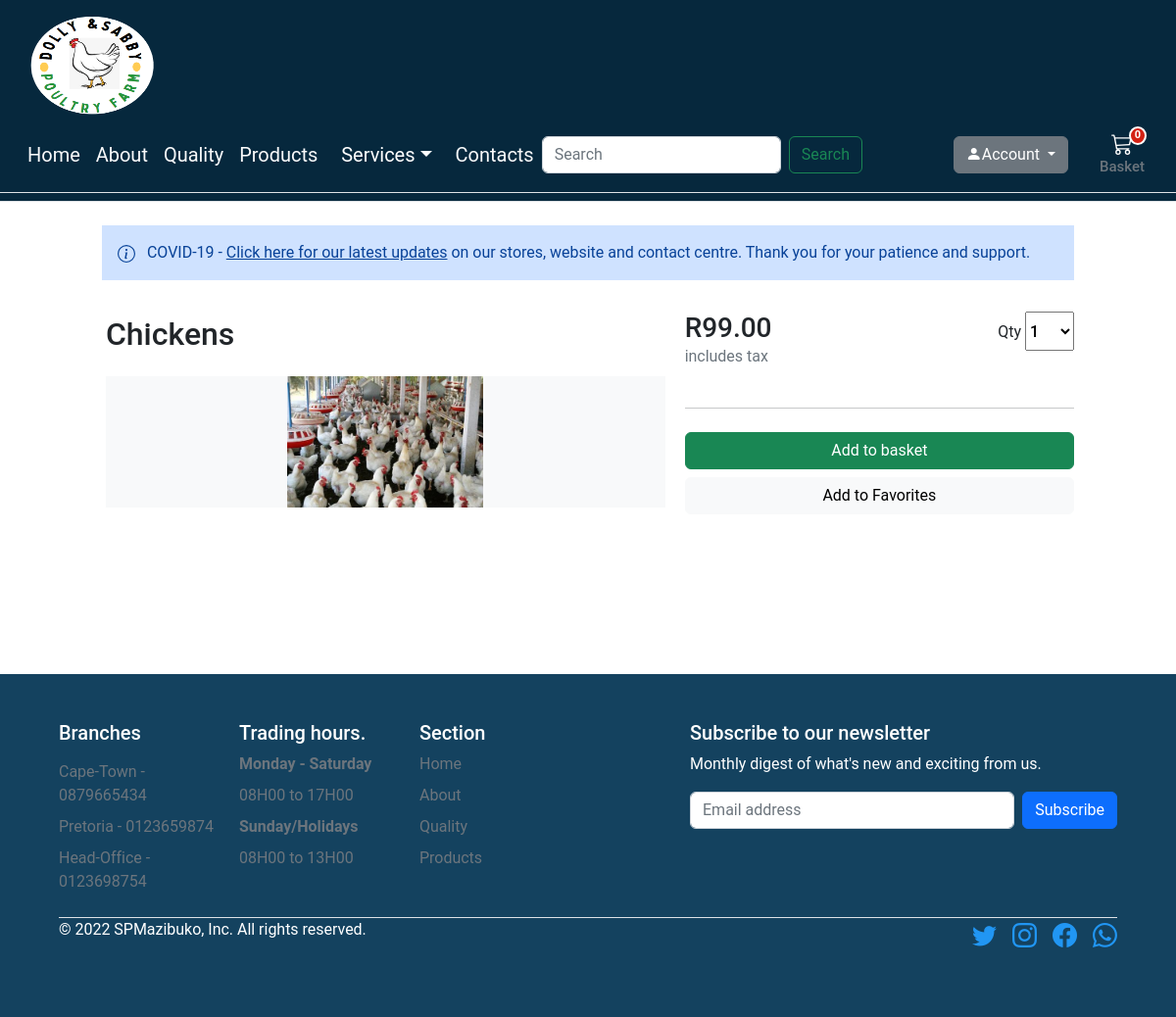
The app's page /item/Chickens/ with its own data.
### store/models.py (models this page shows, shortened)
class Product(models.Model):
    category = models.ForeignKey(Category, related_name='product', on_delete=models.CASCADE)
    created_by = models.ForeignKey(settings.AUTH_USER_MODEL, on_delete=models.CASCADE, related_name='product_creator')
    title = models.CharField(max_length=255)
    author = models.CharField(max_length=255, default='admin')
    description = models.TextField(blank=True)
    image = models.ImageField(upload_to='images/', default='images/default.png')
    slug = models.SlugField(max_length=255)
    price = models.DecimalField(max_digits=4, decimal_places=2)
    in_stock = models.BooleanField(default=True)
    is_active = models.BooleanField(default=True)
    created = models.DateTimeField(auto_now_add=True)
    updated = models.DateTimeField(auto_now=True)
    objects = models.Manager()
    products = ProductManager()
    class Meta:
        verbose_name_plural = 'Products'
        ordering = ('-created',)

### store/views.py (the view)
# urls.py: path('item/<slug:slug>/', views.product_detail, name='product_detail'),
def product_detail(request, slug):
    product = get_object_or_404(Product, slug=slug, in_stock=True)
    return render(request, 'store/products/detail.html', {'product': product})

### basket/basket.py (called while the page is built)
    def __len__(self):
        return sum(item['qty'] for item in self.basket.values())

### basket/context_processors.py (called while the page is built)
def basket(request):
    return {'basket': Basket(request)}

### templates/store/products/detail.html (shortened to what this page needs)
{% extends "store/base.html" %}
{% load static %}
{% block content %}
<main class="pt-2" style="margin-bottom:150px">
  <div class="container" style="max-width: 1000px;">
    <div class="row g-3">
        <div class="alert alert-primary fw600 rounded-0 border-0 py-3" role="alert">
            COVID-19 - <u>Click here for our latest updates</u> on our stores, website and contact centre. Thank you for
            your patience and support.
        </div>
        <div class="col-md-5 ps-3 col-lg-5 order-md-last p-0 order-1">
            <div class="d-grid gap-2">
                <div class="d-flex d-flex-inline justify-content-between">
                    <div><span class="h3">R{{ product.price }}</span><p class="text-muted">includes tax</p></div>
                    <div class="">
                        <label for="select">Qty</label>
                        <select id="select" class="h6" style="width:50px;height:40px;">
                            <option value="1">1</option>
                        </select>
                    </div>
                </div>
                <hr>
                <button type="button" id="add-button" value="{{product.id}}" class="btn btn-success fw500">Add to basket</button>
                <button type="button" id="add-button" value="{{product.id}}" class="btn btn-light fw500">Add to Favorites</button>
            </div>
        </div>
        <div class="col-md-7 col-lg-7 p-0">
            <div class="card mb-3 border-0">
                <div class="row g-0">
                    <div class="col-md-12">
                        <div class="card-body p-1">
                            <h1 class="mb-0 h2 pe-4 pb-4">{{ product.title }}</h1>
                            <div class="bg-light">
                                <img class="img-fluid mx-auto d-block" width="200px" alt="Responsive image" src="{{ product.image.url }}">
                            </div>
                        </div>
                    </div>
                </div>
            </div>
        </div>
    </div>
  </div>
</main>
{% endblock %}

### static/styles/style.css (style rules this page uses)
@media (min-width: 1000px) { .container { max-width: 1000px; } }
@media (max-width: 1200px) { .container { max-width: 100%; padding:0 24px; } }
.alert-primary { background-color: #E4F1FF; }
html, body, p, div { letter-spacing: -0.02px; font-family: 'Roboto', sans-serif; }
.fw500 { font-weight: 500; }

### static/styles/dashboard_style.css (style rules this page uses)
:root { --main-bg-color: #009d63; --main-text-color: #009d63; --second-text-color: #bbbec5; --second-bg-color: #c1efde; }

### records on screen
Product: price "99.00", title "Chickens", image (picture)
